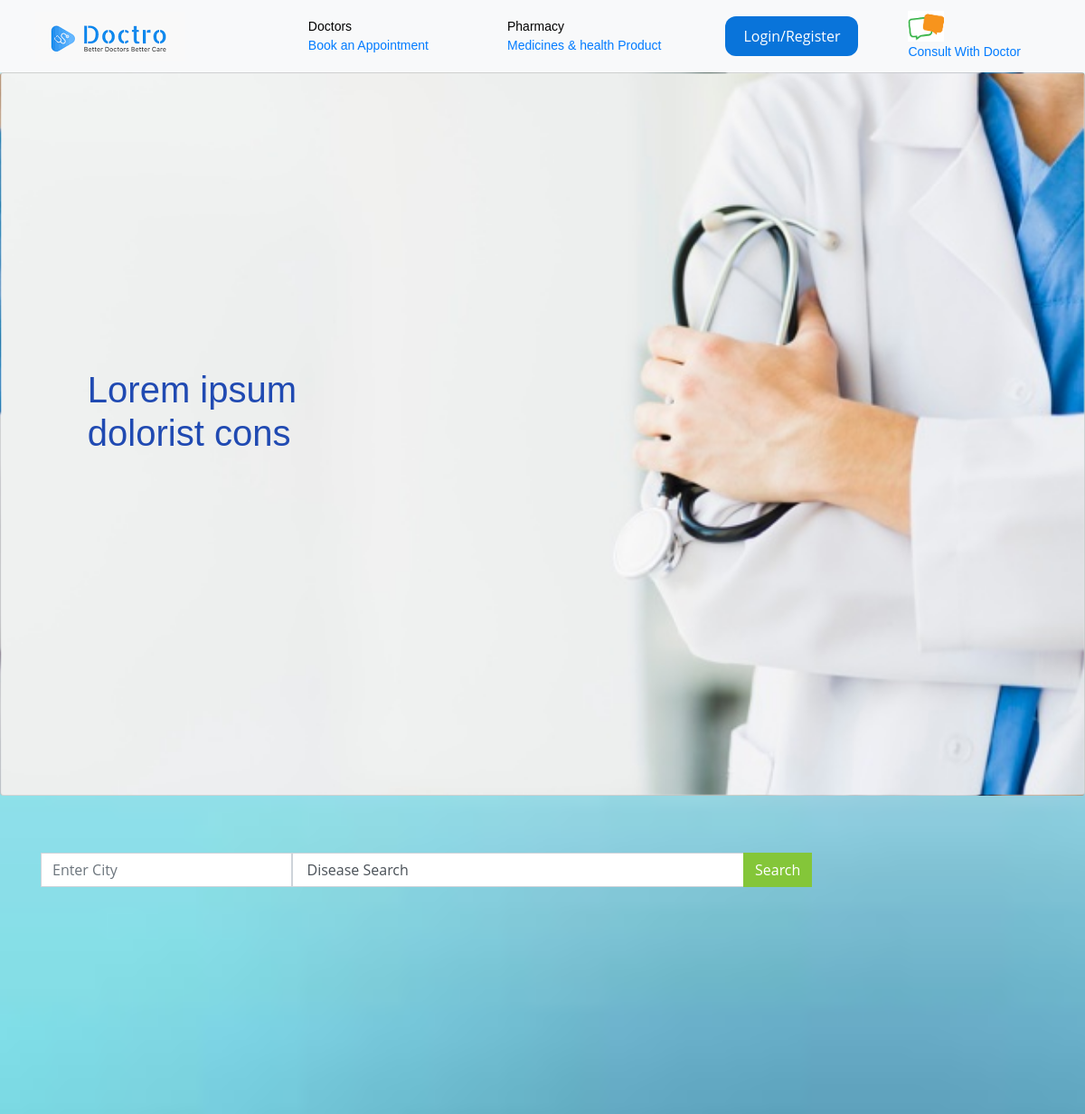
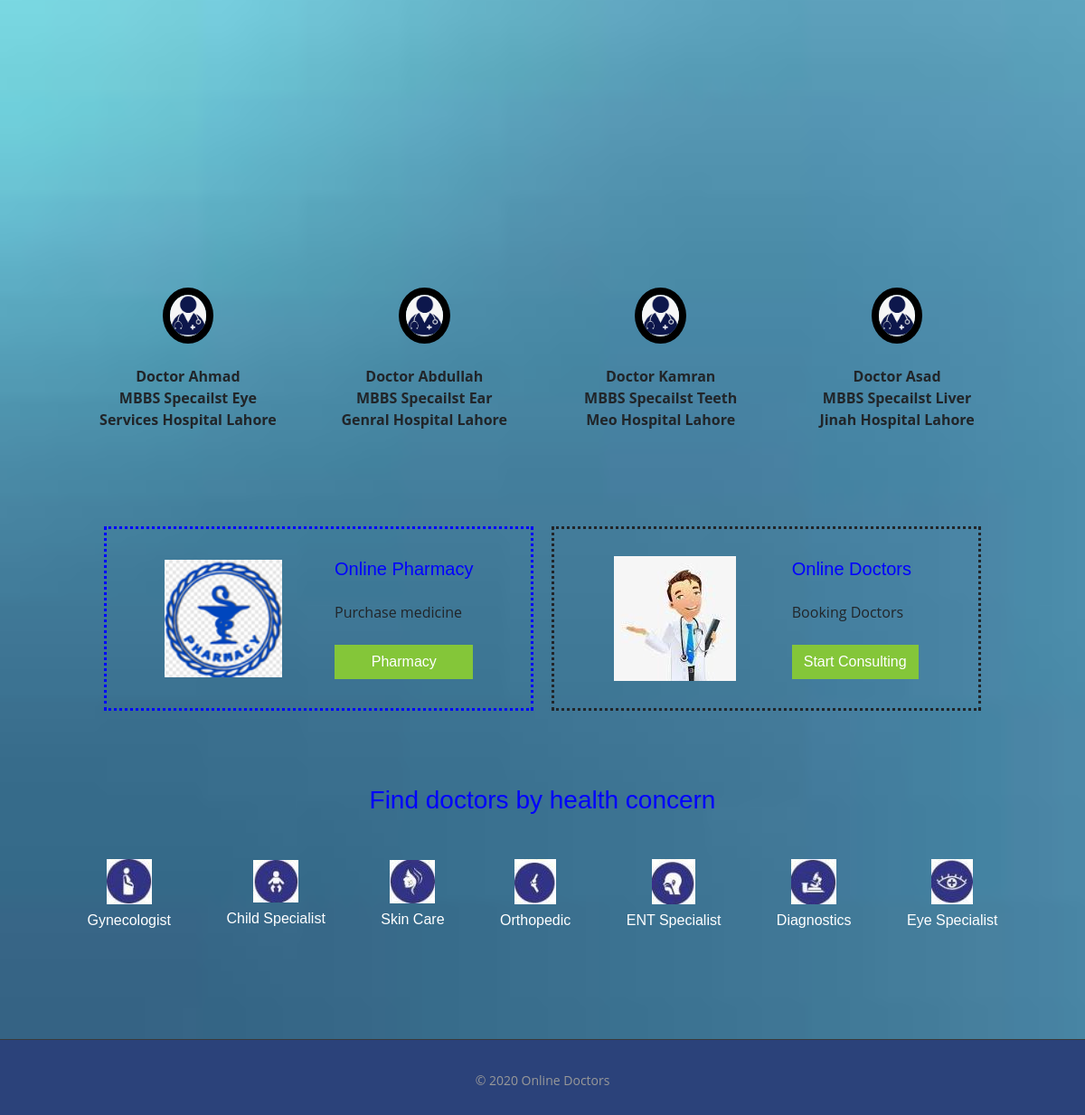
The page / on the database its author committed (2 pictures, top to bottom).
### tables this page shows
CREATE TABLE `disease` (
  `id` int(20) NOT NULL,
  `disease` varchar(30) NOT NULL,
  `pic` varchar(200) NOT NULL
);

### index.php (the view, shortened to what this page needs)
<?php
include_once 'head.php';
?>
<!DOCTYPE html>
<html>
<head>
</head>
<body>
  <nav class="navbar navbar-expand-lg navbar-light bg-light">
    <a class="navbar-brand" href="index.php" style="margin: 0;">
      <img src="logo.png">
    </a>
    <div class="" style="width: 100%;">
      <ul class="nav" style="display: flex; align-items: center; justify-content: space-evenly; flex-wrap: wrap;">
        <li class="nav-item">
          <a class="nav-link" href="doctor/doctor.php">
            <font color="black">Doctors</font><br>Book an Appointment
          </a>
        </li>
        <li class="nav-item">
          <a class="nav-link" href="pharmacy/pharmacy.php">
            <font color="black">Pharmacy</font><br>Medicines & health Product
          </a>
        </li>
        <li class="nav-item">
          <div class="dropdown">
            <button class="dropbtn" style="background-color:#0974DA;border-radius: 12px;padding:10px 20px;">Login/Register</button>
          </div>
        <li class="nav-item" style="">
          <a href="chat.php"><img src="chat.png" style="max-width: 40px;"><br>Consult With Doctor</a>
        </li>
      </ul>
    </div>
  </nav>
  <div class="card" style="background-image: url(bg2.jpg);background-size: cover;width: 100%;height: 100vh;display: flex;justify-content: center;">
    <div style="margin-left: 8%;">
      <h1 style="margin-bottom: 50px;">
        <font color="#204AB2">Lorem ipsum<br>dolorist cons</font>
      </h1>
    </div>
  </div>
  <br><br>
  <div class="container">
    <div class="container" style="">
      <form action="doctor/search.php" method="get" novalidate="novalidate">
        <div class="row">
          <div class="col-lg-12">
            <div class="row">
              <div class="col-lg-3 col-md-3 col-sm-12 p-0">
                <input type="text" class="form-control search-slt" placeholder="Enter City" name="city">
              </div>
              <div class="col-lg-3 col-md-3 col-sm-12 p-0" style="width:200%">
                <select class="form-control search-slt" id="exampleFormControlSelect1" style="width:200%;" name="dis">
                  <option>Disease Search</option>
                </select>
              </div>
              <div class="col-lg-3 col-md-3 col-sm-12 p-0" style="margin-left: 20%;">
                <input type="submit" name="search" value="Search" class="btn btn-primary">
              </div>
            </div>
          </div>
        </div>
      </form>
    </div>
    <table width="100%" border="0">
      <tr>
        <td>
          <iframe
            src="https://www.google.com/maps/embed?pb=!1m16!1m12!1m3!1d27208.51508685792!2d74.3325803883194!3d31.522391521720646!2m3!1f0!2f0!3f0!3m2!1i1024!2i768!4f13.1!2m1!1shospital!5e0!3m2!1sen!2s!4v1606115798193!5m2!1sen!2s"
            width="100%" height="450" frameborder="0" style="border:0;" allowfullscreen="" aria-hidden="false"
            tabindex="0"></iframe>
        </td>
      </tr>
    </table>
    <br><br><br><br>
    <div class="container">
      <div class="doctors-box" style="display: flex; align-items: center; justify-content: space-evenly;">
        <div class="doctor-1" style="text-align:center;">
          <img src="doc2.jpg" alt="" width="25%" class="img"><br><br>
          <b>Doctor Ahmad</b><br>
          <b>MBBS Specailst Eye</b><br>
          <b>Services Hospital Lahore</b>
        </div>
        <div class="doctor-2" style="text-align:center;">
          <img src="doc2.jpg" alt="" width="25%" class="img"><br><br>
          <b>Doctor Abdullah</b><br>
          <b>MBBS Specailst Ear</b><br>
          <b>Genral Hospital Lahore</b>
        </div>
        <div class="doctor-3" style="text-align:center;">
          <img src="doc2.jpg" alt="" width="25%" class="img"><br><br>
          <b>Doctor Kamran</b><br>
          <b>MBBS Specailst Teeth</b><br>
          <b>Meo Hospital Lahore</b>
        </div>
        <div class="doctor-4" style="text-align:center;">
          <img src="doc2.jpg" alt="" width="25%" class="img"><br><br>
          <b>Doctor Asad</b><br>
          <b>MBBS Specailst Liver</b><br>
          <b>Jinah Hospital Lahore</b>
        </div>
      </div>
    </div>
  </div>
  <br><br><br><br>
  <div class="container">
    <div class="row" style="justify-content: center; flex-wrap: wrap;">
      <div class="col-5" style="min-width:300px;border-style: dotted; border-color: blue; display: flex; align-items: center; justify-content: space-evenly; margin:10px; padding: 30px 15px;">
        <img src="phar.jpg" style="margin-right: 10px;">
        <div style="">
          <font color="blue">
            <h5>Online Pharmacy</h5>
          </font><br>
          <p>Purchase medicine<br><br></p><a href="pharmacy/pharmacy.php">
          <input type="submit" name="pharmacy"
              class="btn btn-primary" value="Pharmacy" style="width:100%;"></a>
        </div>
      </div>
      <div class="col-5" style="min-width:300px;border-style: dotted; display: flex; align-items: center; justify-content: space-evenly; margin:10px; padding: 30px 15px;">
        <img src="doc.jpg" style="margin-right: 10px;">
        <div style="">
          <font color="blue">
            <h5>Online Doctors</h5>
          </font><br>
          <p>Booking Doctors<br><br></p><a href="doctor/doctor.php">
          <input type="submit" name="pharmacy"
              class="btn btn-primary" value="Start Consulting" style="width:100%;"></a>
        </div>
      </div>
    </div>
  </div>
  <br><br><br>
  <center>
    <p>
      <font color="blue">
        <h3>Find doctors by health concern</h3>
      </font>
  </center><br><br>
  <div class="container">
      <div style="display:flex;align-items: center; justify-content: space-evenly; flex-wrap: wrap;">
        <?php
          include 'db.php';
          $sql = "SELECT * FROM disease";
          $result_fetch = $db->query($sql);
          $num_rows = $result_fetch->num_rows;
          if($num_rows == 0){
          echo "<td>No Disease Found.</td>";
          }else{
            while($rows = $result_fetch->fetch_assoc()){
          $dis     = $rows['disease'];
          $pic     = $rows['pic'];
        ?>
          <div style="float: left; margin: 0 10px;">
            <img src="<?php echo "admin/$pic" ?>" style="display:block;margin: auto;">
            <a href="doctor/sp_doc.php?doc=<?php echo $dis; ?>">
              <p style="color: white;line-height:2.3;"><?php echo ucfirst($dis) ?></p>
            </a>
          </div>
        <?php
            }
          }
        ?>
      </div>
    </div>
  <br><br>
  <div class="wthree_footer_copy" style="background-color: #2B427A;">
    <p style="padding-bottom: 26px;"> © 2020 Online Doctors</p>
  </div>
</body>
</html>

### head.php (shortened to what this page needs)
<!DOCTYPE html>
<html>
<head>
<link rel="stylesheet" href="css/bootstrap.min.css">
  <link rel="stylesheet" type="text/css" href="css/style.css">
  <link rel="stylesheet" type="text/css" href="css/style1.css">
</head>
<body>
</body>
</html>

### css/style.css (style rules this page uses)
html,body { background-image:url(../hdbg.jpg); background-size: cover; background-repeat: no-repeat;s }
.dropbtn { background-color: #4CAF50; color: white; padding: 16px; font-size: 16px; border: none; }
.dropdown { position: relative; display: inline-block; }
select { width: 20%; max-width: 600px !important; height: 80%; }
.row::after { content: ""; clear: both; display: block; }
[class*="col-"] { float: left; padding: 15px; }
html { font-family: "Lucida Sans", sans-serif; }
.col-5 { width: 41.66%; }

### index.php (style rules this page uses)
html, body { background-image: url(hdbg.jpg); background-size: cover; background-repeat: no-repeat; }
.img { border: 8px solid black; border-radius: 50%; }

### rows shown on the page
disease: pic (picture), disease "Gynecologist"
disease: pic (picture), disease "Child Specialist"
disease: pic (picture), disease "Skin Care"
disease: pic (picture), disease "Orthopedic"
disease: pic (picture), disease "ENT Specialist"
disease: pic (picture), disease "Diagnostics"
disease: pic (picture), disease "Eye Specialist"
